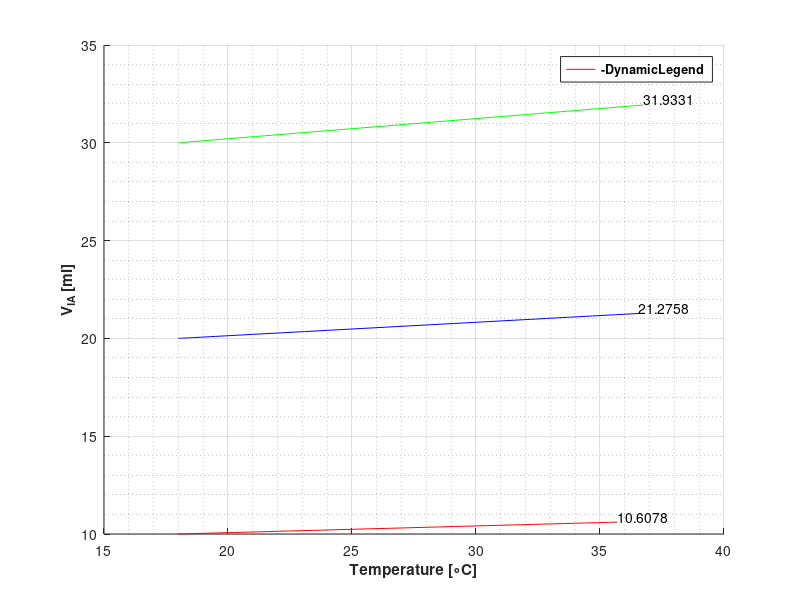
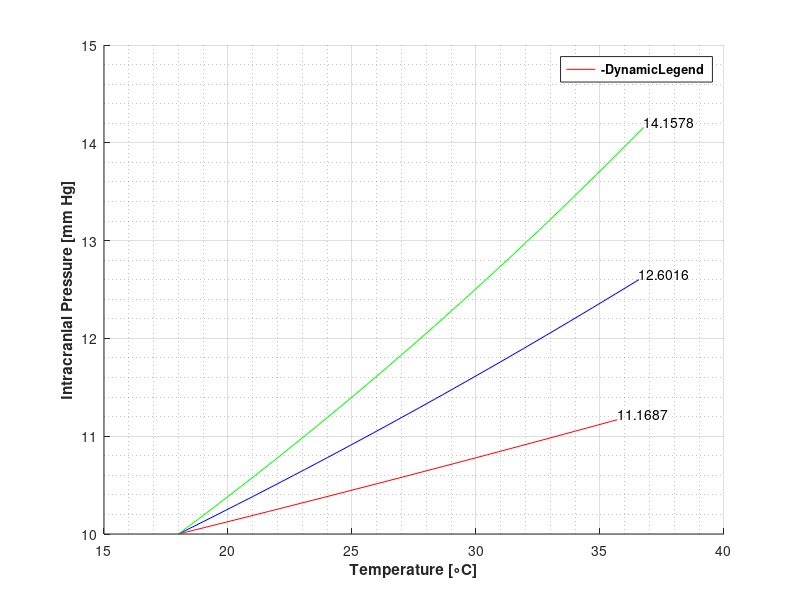
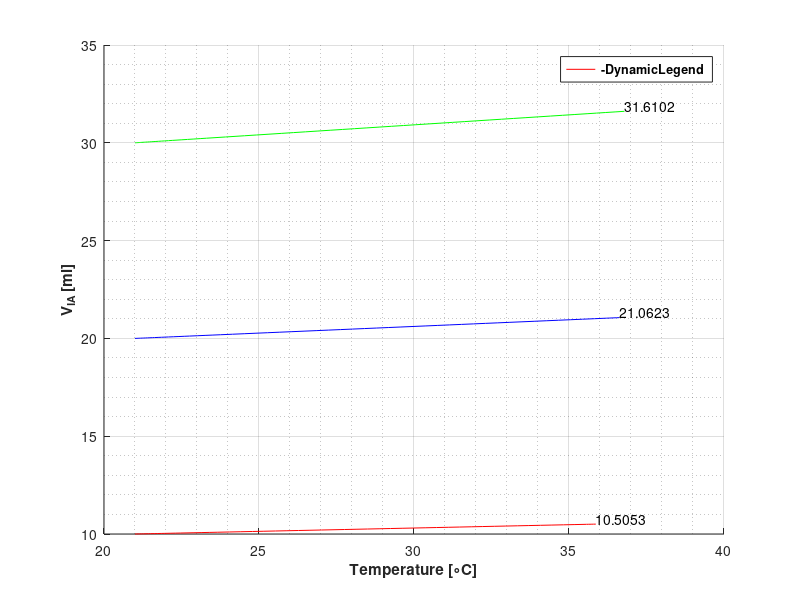
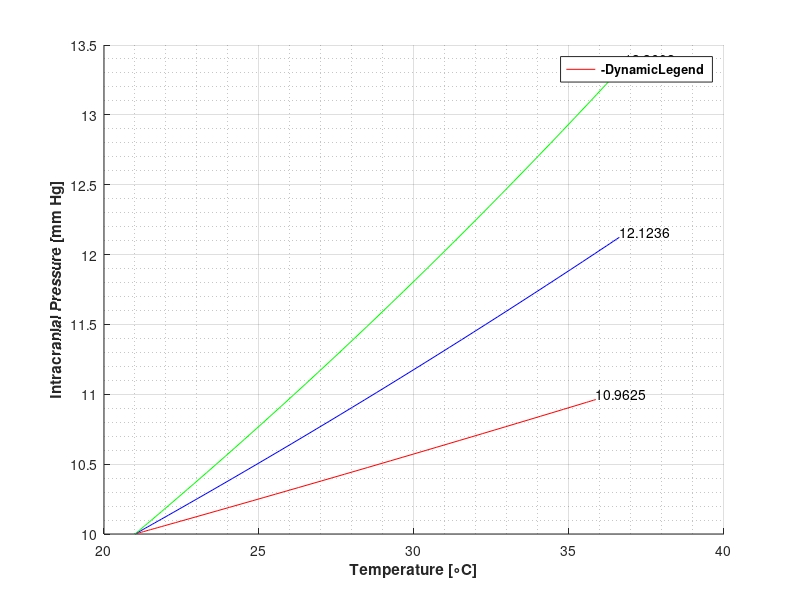

Write the MATLAB code that produced these figures, in order.
% A Mathematical Modelling Study of the Effects of Air Expansion Inside the
% Brain on the Intracranial Pressure

% Monash University Malaysia - Final Year Project
% Written by Viruj BALA SOUPRAMANIEN (27273652)
% Last modified: 29/9/19

% Effects of temperature on intracranial system with pneumocephalus

clc; clearvars -except dy; close all;

% Parameters
PICr=[10 20]*133.322; % Resting intracranial pressure (Pa)
PVI=12.6*1e-6; % Pressure-volume index (m^3)
R=16.1*8.0124e9; % Outflow resistance (Pa/(m^3.s))
VIA0=[10 20 30]*1e-6; % Initial intracranial volume (m^3)
Ti=[18 21 24]+273.15; % Initial body temperature (K)
dt=[5 8 15]; % Time taken to reach final body temperature (s)

% Mathematical constant
K=1/(0.4343*PVI);

% Coefficients
grad=[3.5394 2.9728 2.4502;2.3215 1.953 1.58125;...
    1.250733333 1.052533333 0.854733333];
C=[Ti;Ti;Ti];

for n=1:length(Ti)
    for m=1:length(VIA0)
        Temp=@(t)grad(m,n)*t+C(m,n);
        dT=grad(m,n);
        CL(m,n)=VIA0(m)./Ti(n); % From Charles Law: V1/T1=V2/T2 (A=V_IA/T_f) (m^3/K)
        dVdt=CL(m,n).*dT; % Rate of change of intracranial air volume (m^3/s)
        for l=1:length(PICr)
            dPdt=@(t,P)(K*P/R)*(PICr(l)+R*dVdt-P); % Equation 8
            [t,P]=ode45(dPdt,[0 dt(m)],PICr(l)); % Solving equation 8
            icp{l,m,n}=P/133.322; % Intracranial pressure (mm Hg)
        end
        iav{m,n}=CL(m,n).*Temp(t)*1e6; % Intracranial air volume (ml)
        T{m,n}=Temp(t)-273.15; % Body temperature (C)
        time{m,n}=t; % Time taken (s)
        delV{m,n}=dVdt*1e9; % Rate of change of intracranial air volume (ul/s)
    end
end


[u,v,w]=size(icp);
PICr=PICr/133.322;
VIA0=VIA0/1e-6;
Ti=Ti-273.15;
lines={'r','b','g';'r--','b--','g--';'r.','b.','g.'};

for x=1:u
    for y=1:v
        for z=1:w
            if x==1
                if z==1
                    c=1;
                elseif z==2
                    c=3;
                else
                    c=5;
                end
                figure(c)
                hold on
                plot(T{y,z},iav{y,z},lines{1,y},'DisplayName',...
                    ['V_{IA}_{0} = ',num2str(VIA0(y)),'ml'])
                legend('-DynamicLegend','Location','best'...
                    ,'FontWeight','bold')
                xlabel('Temperature [\circC]','FontWeight','bold')
                ylabel('V_{IA} [ml]','FontWeight','bold')
                grid on
                grid minor
                text(T{y,z}(end),iav{y,z}(end),...
                    num2str(iav{y,z}(end)),'HorizontalAlignment',...
                    'left','VerticalAlignment','bottom')
            else
                if z==1
                    c=6;
                elseif z==2
                    c=7;
                else
                    c=8;
                end
            end
            figure(c+1)
            hold on
            plot(T{y,z},icp{x,y,z},lines{1,y},'DisplayName',...
                ['V_{IA}_{0} = ',num2str(VIA0(y)),'ml'])
            %title(sprintf('Change in ICP with Change in Temperature (P_{IC}_{_r} = %s mm Hg)',num2str(PICr(x))))
            text(T{y,z}(end),icp{x,y,z}(end),...
                num2str(icp{x,y,z}(end)),'HorizontalAlignment',...
                'left','VerticalAlignment','bottom')
            legend('-DynamicLegend','Location','best'...
                ,'FontWeight','bold')
            xlabel('Temperature [\circC]','FontWeight','bold')
            ylabel('Intracranial Pressure [mm Hg]','FontWeight','bold')
            grid on
            grid minor
            c=c+2;
        end
    end
end